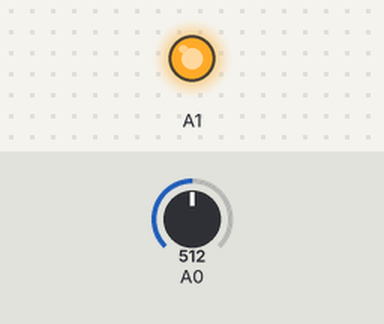
The sketch below on a simulated Arduino Uno, built with avr-gcc and run on an emulated ATmega328P. On the bench: output pins drawn as LEDs (lit = HIGH). The inputs (shaded band) are chosen by the test bench; at power-on: A0 = 512.

Above: at 1.2 s.
1.3 s: A0 set to 137
2.8 s: A0 set to 113
At 3.8 s:
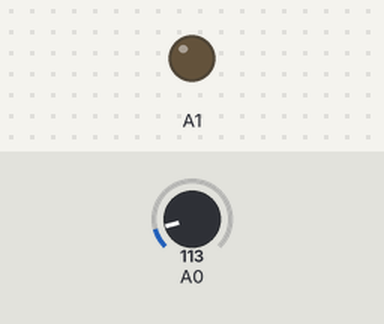
4.3 s: A0 set to 306
At 4.8 s:
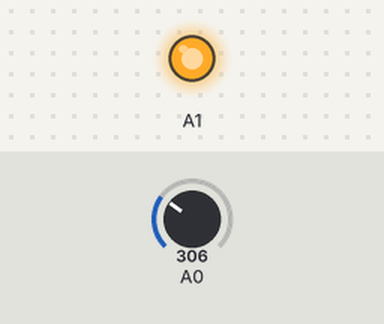
5.8 s: A0 set to 122
At 7.0 s:
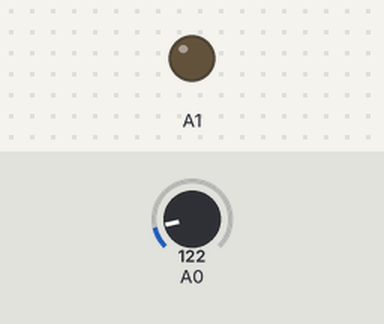
Timing chart, 0 to 8.3 s (numbered marks = the images above; inputs shaded):
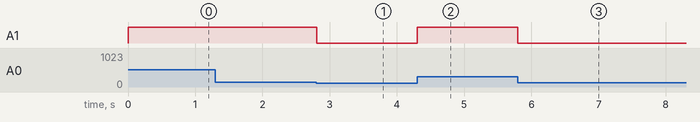

Measured:
- the behaviour switches between 128 and 127 on A0 (found by bisection; images 0 and 1)
- after the input at 1.3 s, every drawn part: stays the same
- after the input at 2.8 s, A1: HIGH → LOW at once
- after the input at 4.3 s, A1: LOW → HIGH at once
- after the input at 5.8 s, A1: HIGH → LOW at once

The sketch:

sketch_mar30a.ino
```cpp
void setup(){
 pinMode(A1, OUTPUT);
 pinMode(A0, INPUT);
}
int val;
void loop(){

  val = analogRead(A0);
  val = map(val, 0, 1023, 0, 1023);
  analogWrite(A1, val);
  delay(10);
}
```
